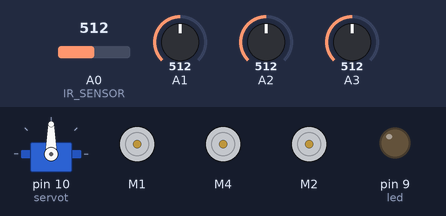
This sketch was run on a simulated Arduino Uno, built with avr-gcc and run on an emulated ATmega328P. On the bench: servo, 3 × DC motor (green arrow = forward, orange = backward, longer = faster), output pins drawn as LEDs (lit = HIGH). The inputs (shaded band) are chosen by the test bench; at power-on: A0 (IR_SENSOR) = 512, A1 = 512, A2 = 512, A3 = 512.

Above: at 1.2 s.
1.3 s: A0 (IR_SENSOR) set to 991
2.8 s: A0 (IR_SENSOR) set to 1018
At 3.3 s:
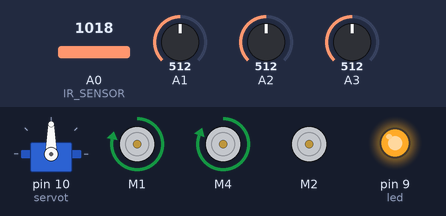
5.8 s: A1 set to 1010
At 5.97 s:
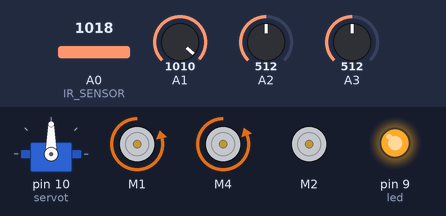
8.8 s: A2 set to 1010
11.8 s: A3 set to 987
14.8 s: A3 set to 1013
At 15.64 s:
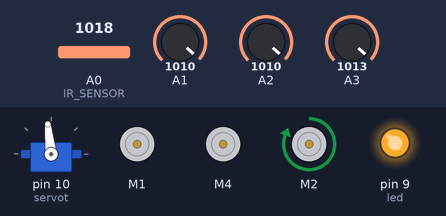
At 16.87 s:
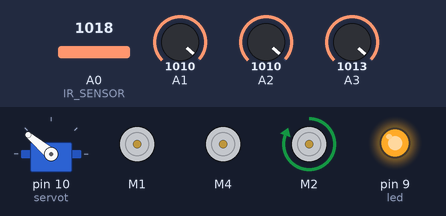
Timing chart, 0 to 18.8 s (numbered marks = the images above; inputs shaded):
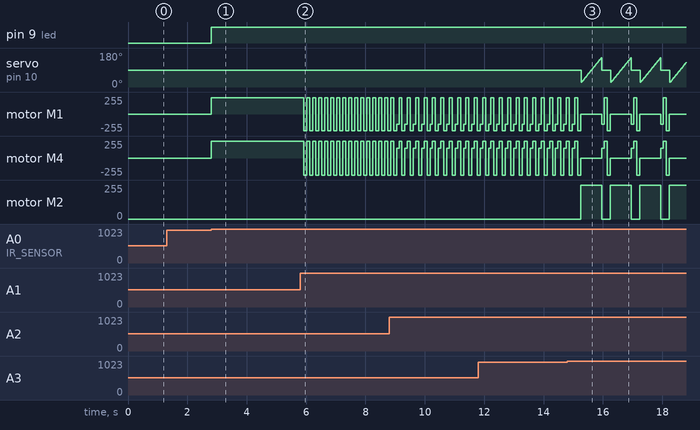

Measured:
- the behaviour switches between 1000 and 1001 on A0 (IR_SENSOR) (found by bisection; images 0 and 1)
- the behaviour switches between 1000 and 1001 on A3 (found by bisection; images 2 and 3)
- after the input at 1.3 s, every drawn part: stays the same
- after the input at 2.8 s, pin 9 (led): LOW → HIGH at once; motor M1: stopped → forward 246/255 at once; motor M4: stopped → forward 255/255 at once
- after the input at 5.8 s, motor M1: alternates backward 248/255 for 0.10 s and forward 246/255 for 0.10 s, starting after 0.13 s; motor M4: alternates forward 255/255 for 0.10 s and backward 255/255 for 0.10 s, starting after 0.13 s

The sketch:

robotsquirt.ino
```cpp
//  Squirt Gun Robot 2014 *PeterFarell*
// works with simple key fob 4 button transmitter. connected to pins A0-A3
// A4 is reserved for the sharp Ir sensor for object detection
#include <Wire.h>
#include <Adafruit_MotorShield.h>
#include "utility/Adafruit_PWMServoDriver.h"
#include <Servo.h>

int pos = 0;  // left over variable for testing
int ms = 255; // motor speed going straight
int ts = 150; // motor turn speed
int ang = 70; // servo +- angle max 90

// Create the motor shield object with the default I2C address
Adafruit_MotorShield AFMS = Adafruit_MotorShield();
Adafruit_DCMotor *myMotor = AFMS.getMotor(1);
Adafruit_DCMotor *myMotor2 = AFMS.getMotor(4);
Adafruit_DCMotor *myMotor3 = AFMS.getMotor(2);
Servo servot;

// ir: the pin where your sensor is attached
// 15: the number of readings the library will make before calculating a mean distance
// 45: the difference between two consecutive measurements to be taken as valid
// model: an int that determines your sensor:  1080 for GP2Y0A21Y
//                                            20150 for GP2Y0A02Y

int maindelay = 100;  // set for regual use
int backupdelay = 1000; // back up for one second when avoiding wall
int mainturndelay = 80;  // set for when buton is held down
int backupturndelay = 800; /// set to turn about 90 degrees
int IR_SENSOR = 0; // Sensor is connected to the analog A0
int intSensorResult = 0; //Sensor result
float fltSensorCalc = 0; //Calculated value
int led = 9;

void goForward(int mf)
{
    digitalWrite(led, HIGH);
    myMotor->run(FORWARD);
    myMotor2->run(FORWARD);

    myMotor->setSpeed(mf-9); // -10 because this motor is faster than myMotor2
    myMotor2->setSpeed(mf);
    delay (100);
    myMotor->run(RELEASE);
    myMotor2->run(RELEASE);

}

void goBackward(int mb, int del)
{
   digitalWrite(led, HIGH);
   Serial.print("backward");
    myMotor->run(BACKWARD);
    myMotor2->run(BACKWARD);

    myMotor->setSpeed(mb-7); // -10 because this motor is faster than myMotor2
    myMotor2->setSpeed(mb);
    delay (del);
    myMotor->run(RELEASE);
    myMotor2->run(RELEASE);


}

void goTurn(int gt, int td)
{
   digitalWrite(led, HIGH);
   Serial.print("tight turn");
    myMotor->run(BACKWARD);
    myMotor2->run(FORWARD);

    myMotor->setSpeed(gt);
    myMotor2->setSpeed(gt);
    delay (td);
    myMotor->run(RELEASE);
    myMotor2->run(RELEASE);


}

void goSquirt(int sq)
{
     digitalWrite(led, HIGH);
    Serial.print("squirt");
    for (int i=91-sq; i <=89+sq; i++){
      myMotor3->run(FORWARD);
      delay(5);
      servot.write(i);}
      myMotor3->run(RELEASE);
      servot.write(90);
      return;

}


void setup() {
 // Serial.begin(9600);           // set up Serial library at 9600 bps
 // Serial.println("Adafruit Motorshield v2 - DC Motor test!");
  AFMS.begin();  // create with the default frequency 1.6KHz
  //AFMS.begin(1000);  // OR with a different frequency, say 1KHz

  // Set the speed to start, from 0 (off) to 255 (max speed)
  servot.attach(10);

  myMotor->setSpeed(100);  // setting up 3 motors (1,4,2) {2 (myMotor3) is the squirt motor}
  myMotor->run(FORWARD);
  myMotor2->setSpeed(100);
  myMotor2->run(FORWARD);
  myMotor3->setSpeed(255);
  myMotor3->run(FORWARD);
  myMotor3->run(RELEASE); // turn on motor
  myMotor->run(RELEASE);
  myMotor2->run(RELEASE);
  int ms = 255; // motor speed
  int ts = 180; // turn speed
  int ang = 45; // servo +- angle max 90
  pinMode(led, OUTPUT);


}
// motor 1 is faster
void loop() {
  uint8_t i;
  int sensorValue = analogRead(A0);
  int sensorValue2 = analogRead(A1);
  int sensorValue3 = analogRead(A2);
  int sensorValue4 = analogRead(A3);

  intSensorResult = analogRead(IR_SENSOR); //Get sensor value
  fltSensorCalc = (6787.0 / (intSensorResult - 3.0)) - 4.0; //Calculate distance in cm


  //Serial.print(fltSensorCalc); //Send distance to computer
  //Serial.println(" cm"); //Add cm to result
  //Serial.println(sensorValue);
  //Serial.println(sensorValue2);
  //Serial.println(sensorValue3);
  //Serial.println(sensorValue4);


  if (sensorValue > 1000){
   goForward(ms);
   Serial.println("goFoward");
    digitalWrite(led, LOW);
  }

  if (sensorValue2 > 1000){
   goBackward(ms, maindelay);
   Serial.println("goBackward");
    digitalWrite(led, LOW);
  }

  if (sensorValue4 > 1000){  //  squirt in three directions...
    goSquirt(ang);
    Serial.println("squirtAway");
     digitalWrite(led, LOW);
  }

  if (sensorValue3 > 1000){
   goTurn(ts, mainturndelay);
   Serial.println("turning");
    digitalWrite(led, LOW);
  }

}
```
